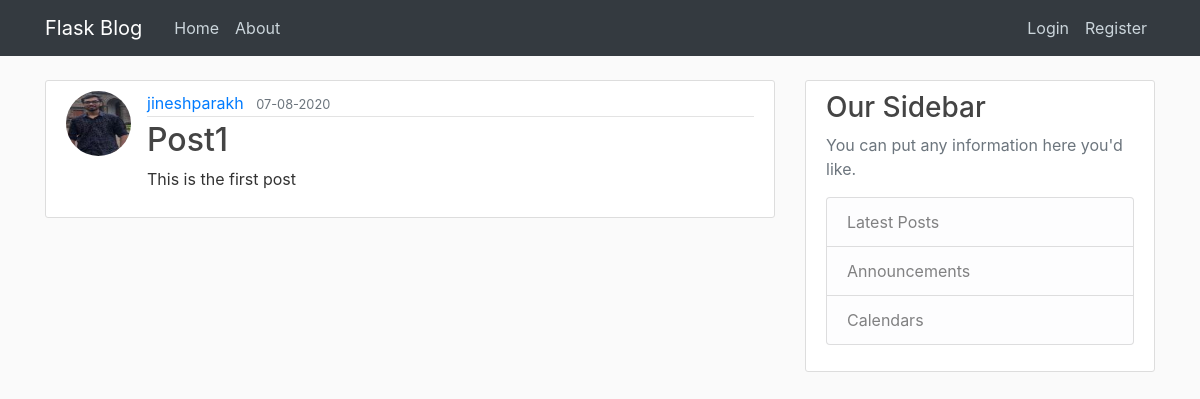
/post/1, run on the app's committed database.
### app/models.py (models this page shows, shortened)
class User(db.Model, UserMixin):
    id=db.Column(db.Integer, primary_key=True)
    username=db.Column(db.String(20), unique=True,nullable=False)
    email=db.Column(db.String(120), unique=True,nullable=False)
    image_file=db.Column(db.String(20), nullable=False,default='default.jpeg')
    password=db.Column(db.String(60), nullable=False)
    posts=db.relationship('Post', backref='author', lazy=True)

class Post(db.Model):
    id=db.Column(db.Integer, primary_key=True)
    title=db.Column(db.String(100), nullable=False)
    date_posted=db.Column(db.DateTime, nullable=False, default=datetime.utcnow)
    content=db.Column(db.Text, nullable=False)
    user_id=db.Column(db.Integer, db.ForeignKey('user.id'), nullable=False)

### app/routes.py (the view)
@app.route('/post/<int:post_id>')
def post(post_id):
    post=Post.query.get_or_404(post_id)
    return render_template('post.html', title=post.title, post=post)

### app/templates/post.html (shortened to what this page needs)
{%extends 'layout.html'%}
{%block body%}
        <article class="media content-section">
            <img src="{{url_for('static',filename='profile_pics/'+post.author.image_file)}}" alt="" class="rounded-circle article-img">
            <div class="media-body">
            <div class="article-metadata">
                <a class="mr-2" href="{{url_for('user_posts',post_id=post.id,username=post.author.username)}}">{{ post.author.username }}</a>
                <small class="text-muted">{{ post.date_posted.strftime('%d-%m-%Y') }}</small>
            </div>
            <h2 class="article-title">{{ post.title }}</h2>
            <p class="article-content">{{ post.content }}</p>
            </div>
        </article>
{%endblock%}

### app/static/css/main.css (style rules this page uses)
body { background: #fafafa; color: #333333; margin-top: 5rem; }
h1, h2, h3, h4, h5, h6 { color: #444444; }
.content-section { background: #ffffff; padding: 10px 20px; border: 1px solid #dddddd; border-radius: 3px; margin-bottom: 20px; }
.article-title { color: #444444; }
.article-content { white-space: pre-line; }
.article-img { height: 65px; width: 65px; margin-right: 16px; }
.article-metadata { padding-bottom: 1px; margin-bottom: 4px; border-bottom: 1px solid #e3e3e3 }

### data on the page
User: image_file (picture), author.username "jineshparakh"
Post: date_posted "07-08-2020", title "Post1", content "This is the first post"
